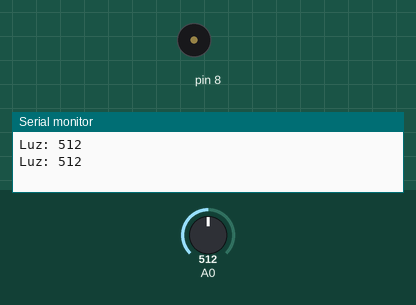
The sketch below on a simulated Arduino Uno, built with avr-gcc and run on an emulated ATmega328P. Parts: buzzer (waves = sounding), the last lines printed to the serial monitor. The inputs (shaded band) are chosen by the test bench; at power-on: A0 = 512.

Above: at 1.8 s.
1.9 s: A0 set to 315
3.4 s: A0 set to 290
At 4.4 s:
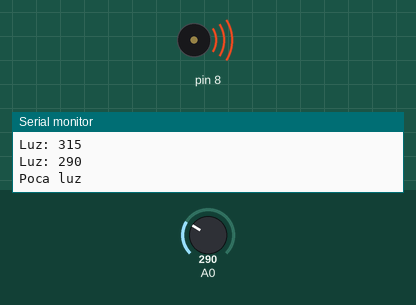
7.5 s: A0 set to 810
Timing chart, 0 to 17.3 s (numbered marks = the images above; inputs shaded):
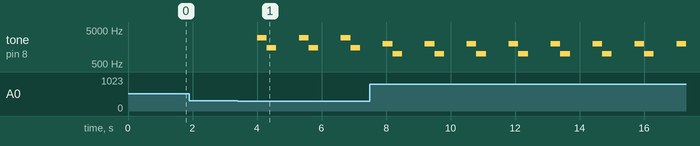

Measured:
- the behaviour switches between 300 and 299 on A0 (found by bisection; images 0 and 1)
- after the input at 3.4 s, tone on pin 8: silent → 3000 Hz after 0.60 s, then repeats every 1.3 s: 1500 Hz 0.30 s, silent 0.70 s, 3000 Hz 0.30 s

The sketch:

Mati.ino
```cpp
void setup(){

  Serial.begin(9600);

}

void loop(){

  int analogValue;

  analogValue = analogRead(A0);

  Serial.print("Luz: ");
  Serial.println(analogValue);

  if (analogValue > 800){
    tone(8,2000,300);
    delay(300);
    tone(8,1000,300);
    Serial.println("Mucha Luz");
  }

  if (analogValue<300){
    tone(8,3000,300);
    delay(300);
    tone(8,1500,300);
    Serial.println("Poca luz");
  }


  delay(1000);

}
```
